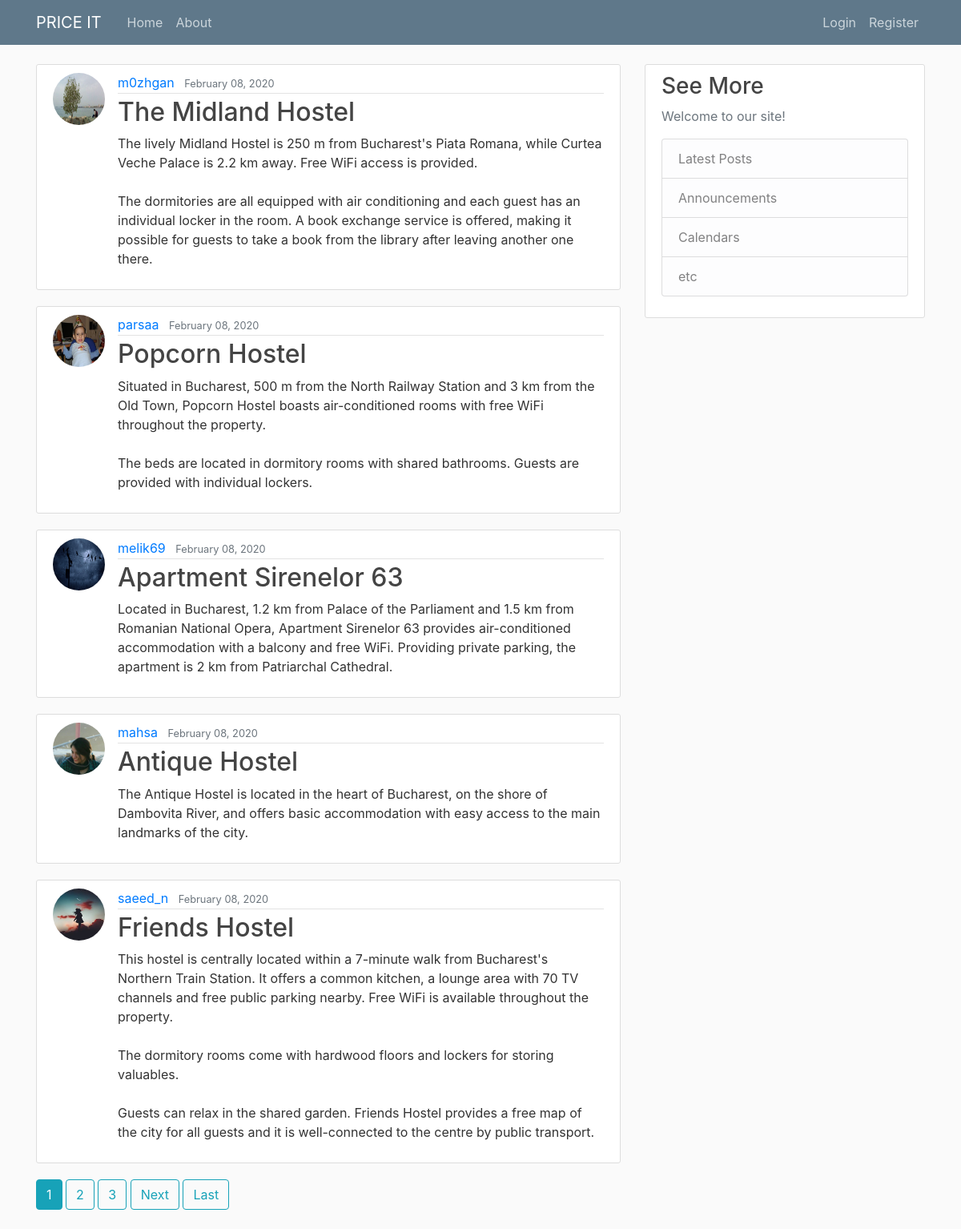
The page / on the database its author committed.
### Advertisements/models.py (models this page shows, shortened)
class ads(models.Model):
    score = models.IntegerField(null=True)
    title = models.CharField(max_length=500, null=True)
    location = models.CharField(max_length=1000, null=True)
    image = models.ImageField(default='ad-default.jpg', upload_to='Ads_Pix')
    start_date = models.DateTimeField(default=timezone.now)
    end_date = models.DateTimeField(default=timezone.now)
    available = models.BooleanField(null=True)
    room_no = models.IntegerField(null=True)
    description = models.TextField()
    smokeFree = models.BooleanField(null=True)
    city = models.CharField(max_length=500, null=True)
    address = models.CharField(max_length=5000, null=True)
    user = models.ForeignKey(User, on_delete = models.CASCADE)
    price = models.IntegerField(null=True)

### users/models.py (models this page shows, shortened)
class Profile(models.Model):
    user = models.OneToOneField(User, on_delete = models.CASCADE)
    image = models.ImageField(default='default.jpg', upload_to='Profile_Pix')

### Advertisements/views.py (the view)
# urls.py: path('', AdsListView.as_view() , name='Advertisements-home'),
class AdsListView(ListView):
    model = ads
    template_name = 'Advertisements/home.html'
    context_object_name = 'all_ads'
    ordering = ['-start_date']
    paginate_by = 5

### Advertisements/templates/Advertisements/home.html (shortened to what this page needs)
{% extends "Advertisements/base.html" %}
{% load imagefit %}
{% block content %}
    {% for ads in all_ads %}
        <article class="media content-section">
        <img class="rounded-circle article-img" src="{{ ads.user.profile.image.url |resize:'150x150,C'}}"/>
          <div class="media-body">
            <div class="article-metadata">
              <a class="mr-2" href="{% url 'user-ads' ads.user.username %}">{{ ads.user }}</a>
              <small class="text-muted">{{ ads.start_date|date:"F d, Y" }}</small>
            </div>
            <h2><a class="article-title" href="{% url 'Advertisements-detail' ads.id %}">{{ ads.title }}</a></h2>
            <p class="article-content">{{ ads.description }}</p>
          </div>
        </article>
    {% endfor %}
    {% if is_paginated %}
      {% for num in page_obj.paginator.page_range %}
        {% if page_obj.number == num %}
          <a class="btn btn-info mb-4" href="?page={{ num }}">{{ num }}</a>
        {% elif num > page_obj.number|add:'-3' and num < page_obj.number|add:'3' %}
          <a class="btn btn-outline-info mb-4" href="?page={{ num }}">{{ num }}</a>
        {% endif %}
      {% endfor %}
      {% if page_obj.has_next %}
        <a class="btn btn-outline-info mb-4" href="?page={{ page_obj.next_page_number }}">Next</a>
        <a class="btn btn-outline-info mb-4" href="?page={{ page_obj.paginator.num_pages }}">Last</a>
      {% endif %}
    {% endif %}
{% endblock content %}

### Advertisements/templates/Advertisements/base.html (shortened to what this page needs)
{% load static %}
<!DOCTYPE html>
<html>
<head>
    <link rel="stylesheet" href="https://maxcdn.bootstrapcdn.com/bootstrap/4.0.0/css/bootstrap.min.css">
    <link rel="stylesheet" type="text/css" href="{% static 'Advertisements/main.css' %}">
</head>
<body>
    <header class="site-header">
      <nav class="navbar navbar-expand-md navbar-dark bg-steel fixed-top">
        <div class="container">
          <a class="navbar-brand mr-4" href="{% url 'Advertisements-home' %}">PRICE IT</a>
          <div class="collapse navbar-collapse" id="navbarToggle">
            <div class="navbar-nav mr-auto">
              <a class="nav-item nav-link" href="{% url 'Advertisements-home' %}">Home</a>
              <a class="nav-item nav-link" href="{% url 'Advertisements-about' %}">About</a>
            </div>
            <div class="navbar-nav">
                {% if user.is_authenticated %}
                    <a class="nav-item nav-link" href="{% url 'Advertisements-create' %}">New Advertisement</a>
                    <a class="nav-item nav-link" href="{% url 'profile' %}">Profile</a>
                    <a class="nav-item nav-link" href="{% url 'logout' %}">Logout</a>
                {% else %}
                  <a class="nav-item nav-link" href="{% url 'login' %}">Login</a>
                  <a class="nav-item nav-link" href="{% url 'register' %}">Register</a>
                {% endif %}
            </div>
          </div>
        </div>
      </nav>
    </header>
    <main role="main" class="container">
      <div class="row">
        <div class="col-md-8">
          {% block content %}{% endblock %}
        </div>
        <div class="col-md-4">
          <div class="content-section">
            <h3>See More</h3>
            <p class='text-muted'>Welcome to our site!
              <ul class="list-group">
                <li class="list-group-item list-group-item-light">Latest Posts</li>
                <li class="list-group-item list-group-item-light">Announcements</li>
                <li class="list-group-item list-group-item-light">Calendars</li>
                <li class="list-group-item list-group-item-light">etc</li>
              </ul>
            </p>
          </div>
        </div>
      </div>
    </main>
</body>
</html>

### Advertisements/static/Advertisements/main.css (style rules this page uses)
body { background: #fafafa; color: #333333; margin-top: 5rem; }
h1, h2, h3, h4, h5, h6 { color: #444444; }
ul { margin: 0; }
.bg-steel { background-color: #5f788a; }
.site-header .navbar-nav .nav-link { color: #cbd5db; }
.content-section { background: #ffffff; padding: 10px 20px; border: 1px solid #dddddd; border-radius: 3px; margin-bottom: 20px; }
.article-title { color: #444444; }
.article-content { white-space: pre-line; }
.article-img { height: 65px; width: 65px; margin-right: 16px; }
.article-metadata { padding-bottom: 1px; margin-bottom: 4px; border-bottom: 1px solid #e3e3e3 }

### rows shown on the page
ads: user.profile.image|resize (picture), user "m0zhgan", start_date "February 08, 2020", title "The Midland Hostel", description "The lively Midland Hostel is 250 m from Bucharest's Piata Romana, while Curtea Veche Palace is 2.2 km away. Free WiFi access is provided. The dormitories are all equipped with air conditioning and each guest has an individual locker in the room. A book exchange service is offered, making it possible for guests to take a book from the library after leaving another one there."
ads: user.profile.image|resize (picture), user "parsaa", start_date "February 08, 2020", title "Popcorn Hostel", description "Situated in Bucharest, 500 m from the North Railway Station and 3 km from the Old Town, Popcorn Hostel boasts air-conditioned rooms with free WiFi throughout the property. The beds are located in dormitory rooms with shared bathrooms. Guests are provided with individual lockers."
ads: user.profile.image|resize (picture), user "melik69", start_date "February 08, 2020", title "Apartment Sirenelor 63", description "Located in Bucharest, 1.2 km from Palace of the Parliament and 1.5 km from Romanian National Opera, Apartment Sirenelor 63 provides air-conditioned accommodation with a balcony and free WiFi. Providing private parking, the apartment is 2 km from Patriarchal Cathedral."
ads: user.profile.image|resize (picture), user "mahsa", start_date "February 08, 2020", title "Antique Hostel", description "The Antique Hostel is located in the heart of Bucharest, on the shore of Dambovita River, and offers basic accommodation with easy access to the main landmarks of the city."
ads: user.profile.image|resize (picture), user "saeed_n", start_date "February 08, 2020", title "Friends Hostel", description "This hostel is centrally located within a 7-minute walk from Bucharest's Northern Train Station. It offers a common kitchen, a lounge area with 70 TV channels and free public parking nearby. Free WiFi is available throughout the property. The dormitory rooms come with hardwood floors and lockers for storing valuables. Guests can relax in the shared garden. Friends Hostel provides a free map of the city for all guests and it is well-connected to the centre by public transport."

### other values the page prints
{{ num }} "1"
{{ num }} "2" "3"
